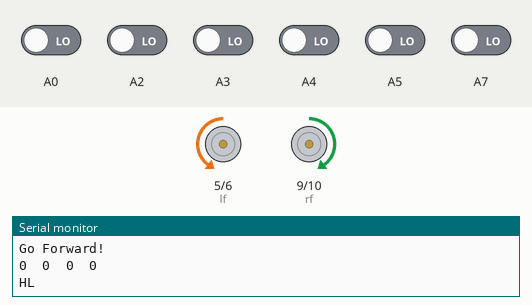
A sketch run on a simulated Arduino Mega 2560, built with avr-gcc and run on an emulated ATmega2560. Parts: motor-driver pin pairs drawn as motors (green arrow = first pin HIGH = forward, orange = second pin HIGH = backward, longer = more drive), the last lines printed to the serial monitor. The inputs (shaded band) are chosen by the test bench; at power-on: A0, A2–5, A7 LOW.

Above: at 3.8 s.
3.9 s: A3 driven HIGH
At 5.0 s:
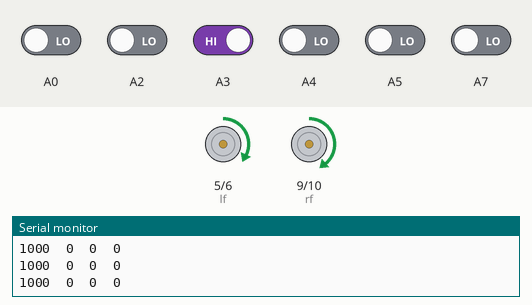
5.6 s: A7 driven HIGH
At 5.86 s:
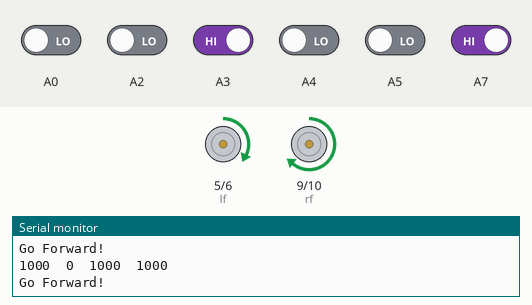
8.6 s: A4 driven HIGH
At 9.4 s:
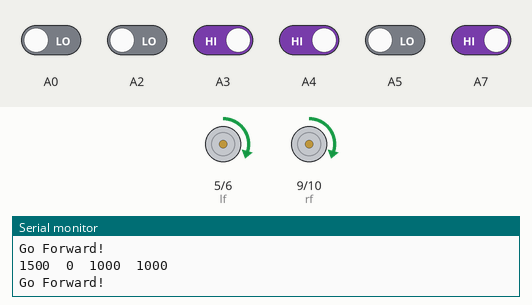
11.6 s: A5 driven HIGH
At 11.76 s:
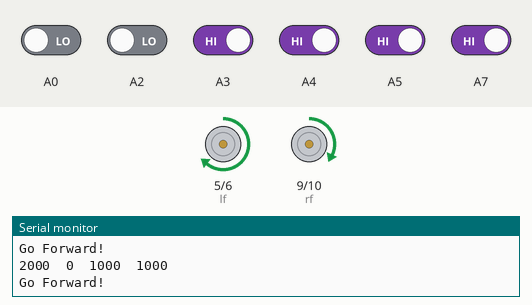
14.6 s: A3 driven LOW
17.6 s: A0 driven HIGH
At 17.9 s:
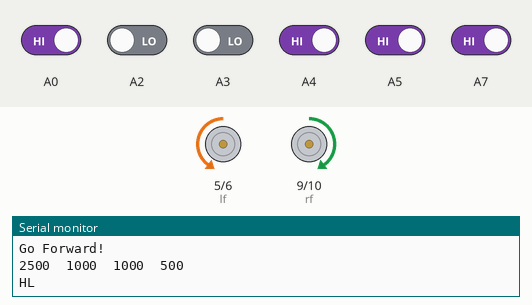
Timing chart, 0 to 21.6 s (numbered marks = the images above; inputs shaded):
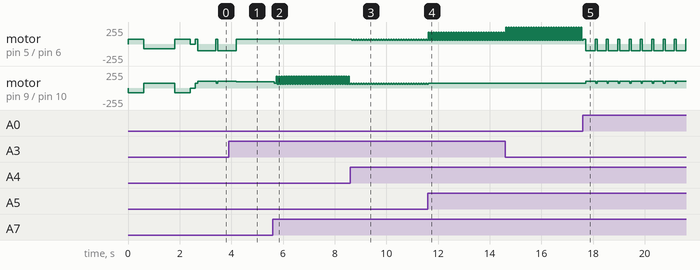

Measured:
- after the input at 3.9 s, motor on pin 5 (lf) / pin 6 (lb): goes on until 4.2 s, then stays forward 70/255
- after the input at 5.6 s, motor on pin 9 (rf) / pin 10 (rb): forward 95/255 → forward 70/255 after 0.06 s, then repeats every 0.10 s: forward 180/255 0.04 s, forward 60/255 0.06 s
- after the input at 8.6 s, motor on pin 5 (lf) / pin 6 (lb): alternates forward 70/255 for 0.04 s and forward 60/255 for 0.06 s, starting after 0.07 s
- after the input at 11.6 s, motor on pin 9 (rf) / pin 10 (rb): goes on until 11.6 s, then stays forward 70/255
- after the input at 17.6 s, motor on pin 5 (lf) / pin 6 (lb): alternates backward 100/255 for 0.36 s and forward 70/255 for 0.08 s, starting at once; motor on pin 9 (rf) / pin 10 (rb): alternates forward 100/255 for 0.38 s and forward 70/255 for 0.06 s, starting after 0.12 s

The sketch:

qtr_pid_maze_4.ino
```cpp
#include <QTRSensors.h>
#define NUM_SENSORS2  2
#define Kp .05 // experiment to determine this, start by something small that just makes your bot follow the line at a slow speed
#define Kd .17 // experiment to determine this, slowly increase the speeds and adjust this value. ( Note: Kp < Kd)
#define rightMaxSpeed 250 // max speed of the robot
#define leftMaxSpeed 250 // max speed of the robot
#define rightBaseSpeed 70 // this is the speed at which the motors should spin when the robot is perfectly on the line
#define leftBaseSpeed 70  // this is the speed at which the motors should spin when the robot is perfectly on the line
#define NUM_SENSORS  4     // number of sensors used
#define TIMEOUT       2500  // waits for 2500 us for sensor outputs to go low
#define EMITTER_PIN   A8     // emitter is controlled by digital pin 2
int lf = 5;
int lb = 6;
int rf = 9;
int rb = 10;
int  SPEED=70,MSPEED=130,tspeed=100,ttime=350;
int sec=0;
int cr=300;
unsigned int sensors[4];
QTRSensorsRC qtrrc((unsigned char[]) { A2, A3, A4, A5} ,NUM_SENSORS, TIMEOUT, EMITTER_PIN); // sensor connected through analog pins A0 - A5 i.e. digital pins 14-19
QTRSensorsRC qtrrc2((unsigned char[]) {  A0, A7},NUM_SENSORS2, TIMEOUT, EMITTER_PIN);
unsigned int sensorValues[NUM_SENSORS];
unsigned int sensorValues2[NUM_SENSORS2];
  int position;
  int position2;
int vleft,vstraight,vright;
void setup()
{
  int i;
for (int i = 0; i < 40; i++) // calibrate for sometime by sliding the sensors across the line, or you may use auto-calibration instead
{
  // comment this part out for automatic calibration
  if ( i  < 10 || i >= 30 ) // turn to the left and right to expose the sensors to the brightest and darkest readings that may be encountered
     mway('R');
   else
     mway('L');
    qtrrc.calibrate();
    qtrrc2.calibrate();
   delay(10);
mway2(0,0);
}
delay(200); // wait for 2s to position the bot before entering the main loop
    Serial.begin(9600);
  }

int lastError = 0;

void loop()
{
 MazeSolve();
}
```

follow.ino
```cpp
void followline()
{
   lastError = 0;
  while(1)
  {
    sensorread();
        int error = position - 1500;

  int motorSpeed = Kp * error + Kd * (error - lastError);
  lastError = error;

  int rightMotorSpeed = rightBaseSpeed + motorSpeed;
  int leftMotorSpeed = leftBaseSpeed - motorSpeed;


  if (rightMotorSpeed > rightMaxSpeed ) rightMotorSpeed = rightMaxSpeed; // prevent the motor from going beyond max speed
  if (leftMotorSpeed > leftMaxSpeed ) leftMotorSpeed = leftMaxSpeed; // prevent the motor from going beyond max speed
  if (rightMotorSpeed < -rightMaxSpeed) rightMotorSpeed = -rightMaxSpeed; // keep the motor speed positive
  if (leftMotorSpeed < -leftMaxSpeed) leftMotorSpeed = -leftMaxSpeed; // keep the motor speed positive

if((position!=0)&&(position!=3000)&&((sensorValues2[0]<cr)||(sensorValues2[1]<cr)))
   {
     mway2(leftMotorSpeed,rightMotorSpeed);
   }
formaze:
if((sensorValues2[0]>cr)||(sensorValues2[1]>cr))
{
  mway('s');
  return;
}
if((sensors[0]<cr)&&(sensors[1]<cr)&&(sensors[2]<cr)&&(sensors[3]<cr))
{
  mway('s');
  return;
}
if((sensors[0]>cr)&&(sensors[1]>cr)&&(sensors[2]>cr)&&(sensors[3]>cr))
{
  mway('s');
  return;
}
//AcuteAngle:
// if ((sec!=1)&&((position==0)||(position==3000)))//&&(position2<1500))
//  {
//    SPEED= MSPEED;
//   mway('L');
//  }
//
//  else if ((position2==1000)&&((position==0)||(position==3000))&&(sec==1))
//  {
//    SPEED= MSPEED;
//   mway('R');
//  }

//Feedback:
//  if ((sensorValues2[0]>cr)&&(sensorValues2[1]>cr))
//{
//sec=3;
//SPEED=50;
// mway('f');
//}
//else if ((sensorValues2[0]>cr)&&(sensorValues2[1]<cr))
//{
//sec=2;
//}
//else if ((sensorValues2[0]<cr)&&(sensorValues2[1]>cr))
//{
//sec=1;
//}
//
//
  }
//    mway('f');
//  delay(250);
  mway('s');
}
```

maze.ino
```cpp
int tdelay=50;
void turn()
{
  if(vleft==1)
  {
    SPEED=tspeed;
    mway('L');
  delay(ttime) ;
  mway('s');
  }
  else if(vstraight==1)
  {
    mway('f');
    mway('s');
  }
  else if(vright==1)
  {
    SPEED=tspeed;
    mway('R');
  delay(ttime) ;
  mway('s');
  }
  else
  {
    SPEED=tspeed;
    mway('L');
  delay(2*ttime) ;
  mway('s');
  }
}
void MazeSolve()
{
  while(1)
  {
   followline();
    vleft=0;
    vstraight=0;
    vright=0;
    SPEED=70;
    mway('f');
   delay(20);
   mway('s');
    sensorread();
    if(sensorValues2[0]>cr)
    vleft=1;
    if(sensorValues2[1]>cr)
    vright=1;
    SPEED=70;
    mway('f');
   delay(tdelay);
   mway('s');
   sensorread();
   if((sensors[0]>cr)||(sensors[1]>cr)||(sensors[2]>cr)||(sensors[3]>cr))
   vstraight=1;
   while((sensors[0]>cr)&&(sensors[1]>cr)&&(sensors[2]>cr)&&(sensors[3]>cr))
  {
    sensorread();
    delay(50);
  }
   turn();
  } // end running solved
  END:
  mway('s');
} // end MazeSolve
```

sensorread.ino
```cpp
void sensorread()
{

   position = qtrrc.readLine(sensors);
   position2 = qtrrc2.readLine(sensorValues2);

  Serial.print(position);
  Serial.print('\t');
    Serial.print(sensorValues2[0]);
    Serial.print('\t');
    Serial.print(sensorValues2[1]);
    Serial.print('\t');
  Serial.println(position2);
}
```

triangle_motor_analog.ino
```cpp
int state=0;
int flag=0;
int stateStop=0;


void mway(int state)
{
int lspeed=  SPEED;
int rspeed=  SPEED;
if (state == 'f') {
        analogWrite(lf, lspeed);
        analogWrite(lb, 0);
        analogWrite(rf, rspeed);
        analogWrite(rb, 0);
          Serial.println("Go Forward!");
    }
    else if (state == 'l') {
        analogWrite(lf, 0);
        analogWrite(lb, 0);
        analogWrite(rf, rspeed);
        analogWrite(rb, 0);
          Serial.println("SL");
    }
    else if (state == 'L') {
        analogWrite(lf, 0);
        analogWrite(lb, lspeed);
        analogWrite(rf, rspeed);
        analogWrite(rb, 0);
          Serial.println("HL");
    }
        else if (state == 'm') {
        analogWrite(lf, 0);
        analogWrite(lb, lspeed);
        analogWrite(rf, 0);
        analogWrite(rb, 0);
          Serial.println("BL");
     }
    else if (state == 'b') {
        analogWrite(lf, 0);
        analogWrite(lb, lspeed);
        analogWrite(rf, 0);
        analogWrite(rb, rspeed);
          Serial.println("BACK");
    }
    else if (state == 'r') {
        analogWrite(lf, lspeed);
        analogWrite(lb, 0);
        analogWrite(rf, 0);
        analogWrite(rb, 0);
          Serial.println("SR");
    }
    else if (state == 'R') {
        analogWrite(lf, lspeed);
        analogWrite(lb, 0);
        analogWrite(rf, 0);
        analogWrite(rb, rspeed);
          Serial.println("HR");
    }
    else if (state == 'q') {
        analogWrite(lf, 0);
        analogWrite(lb, 0);
        analogWrite(rf, 0);
        analogWrite(rb, rspeed);
          Serial.println("BR");
    }

    else if (state == 's') {
        analogWrite(lf, 0);
        analogWrite(lb, 0);
        analogWrite(rf, 0);
        analogWrite(rb, 0);
        //analogWrite(led, 0);
        if(flag == 0){
          Serial.println("STOP!");
          flag=1;
        }
        stateStop=0;
    }
}
```

triangle_motor_analog2.ino
```cpp
void mway2(int lspeed,int rspeed )
{
  if (rspeed==0)
  {
        analogWrite(lf, 0);
        analogWrite(lb, 0);
  }
  else if(rspeed>0)
  {
        analogWrite(lf, rspeed);
        analogWrite(lb, 0);
  }
  else if(rspeed<0)
  {
        rspeed=-rspeed;
        analogWrite(lf, 0);
        analogWrite(lb, rspeed);
  }
if (lspeed==0)
  {
        analogWrite(rf, 0);
        analogWrite(rb, 0);
  }
  else if(lspeed>0)
  {
        analogWrite(rf, lspeed);
        analogWrite(rb, 0);
  }
  else if(lspeed<0)
  {
        lspeed=-lspeed;
        analogWrite(rf, 0);
        analogWrite(rb, lspeed);
  }

}
```
